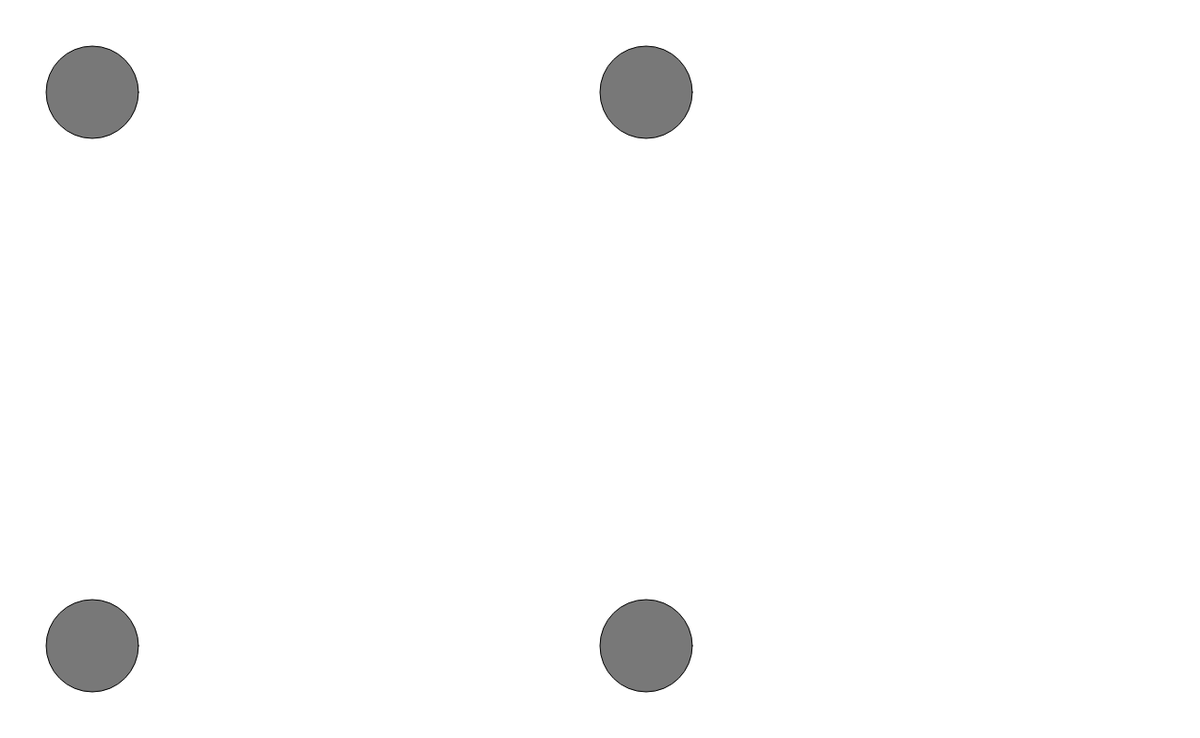
Frame 1 (no input)
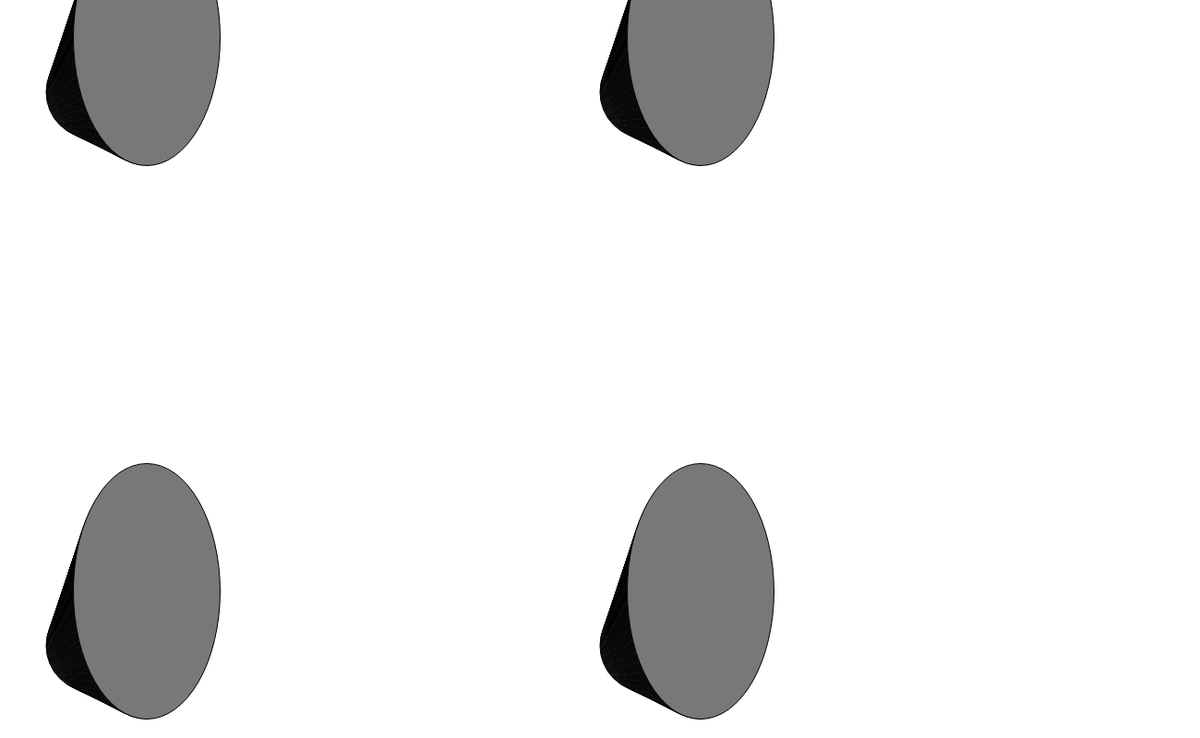
Frame 60 (no input)
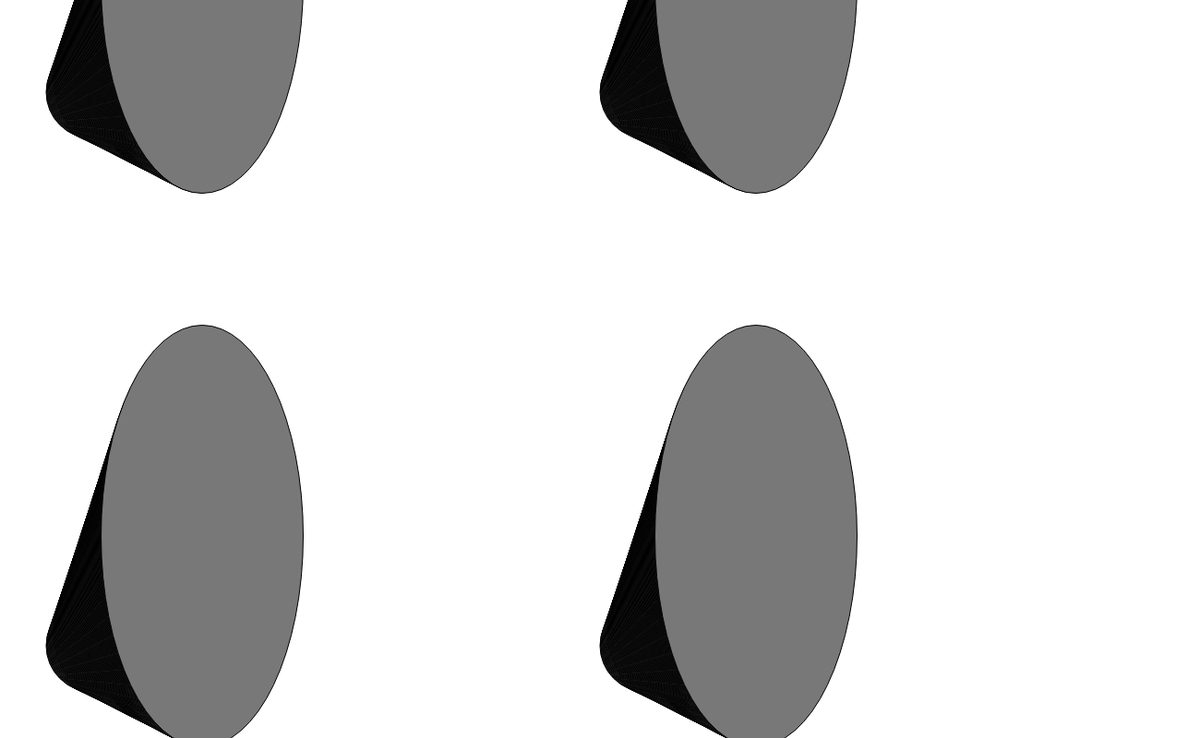
Frame 120 (the mouse pressed at the canvas centre since frame 60)

The p5.js sketch that drew these frames (run headless with seeded random() and noise() and a simulated clock; from frame 60 on, the mouse is pressed at the canvas centre):

// p5.js sketch
// ── sketch.js
circleX = 100;
circleY = 100;
circleX2 = 700;
circleY2 = 100;
circleX3 = 100;
circleY3 = 700;
circleX4 = 700;
circleY4 = 700;
circleWidth = 100;
circleHeight = 100;

function setup() {
  createCanvas(1300, 800);
  frameRate(30);
}

function draw(){
  fill(120);
  ellipse(circleX, circleY, circleWidth, circleHeight);
  circleX+=1;
  circleY-=1;
  ellipse(circleX2, circleY2, circleWidth, circleHeight);
  circleX2+=1;
  circleY2-=1;
  ellipse(circleX3, circleY3, circleWidth, circleHeight);
  circleX3+=1;
  circleY3-=1;
  ellipse(circleX4, circleY4, circleWidth, circleHeight);
  circleX4+=1;
  circleY4-=1;
  circleWidth+=1;
  circleHeight+=3;
}
